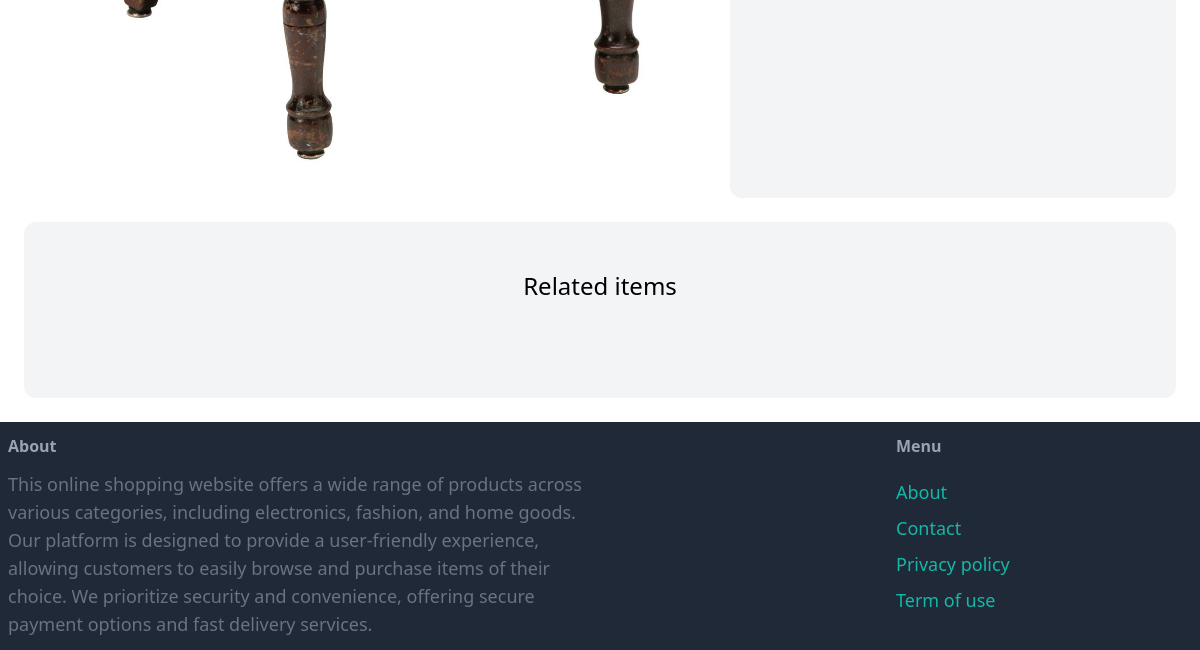
The page /items/5/ (lower part) on the database as committed earlier.
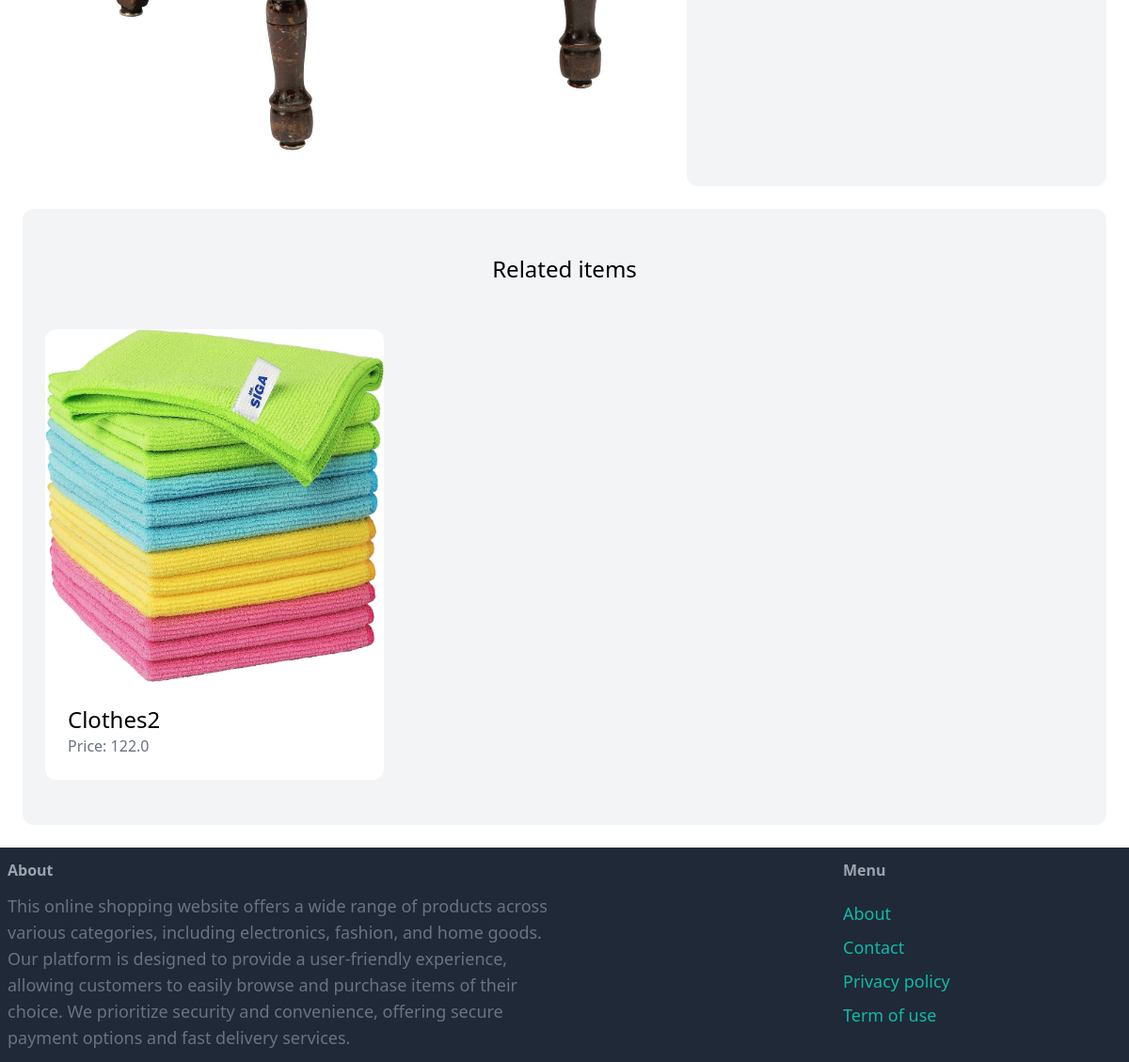
The same page on the database as committed later.
### item/models.py (models this page shows, shortened)
class Item(models.Model):
    category = models.ForeignKey(Category, related_name='items', on_delete=models.CASCADE)
    name = models.CharField(max_length=255)
    description = models.TextField(blank=True, null=True)
    price = models.FloatField()
    image = models.ImageField(upload_to='item_imgaes', blank=True, null=True)
    is_sold = models.BooleanField(default = False)
    created_by = models.ForeignKey(User, related_name ='item', on_delete=models.CASCADE)
    created_at =  models.DateTimeField(auto_now_add=True)

### item/views.py (the view)
# urls.py: path('<int:pk>/', views.detail, name='detail'),
def detail(request, pk):
    item = get_object_or_404(Item, pk=pk)
    related_items = Item.objects.filter(category=item.category, is_sold=False).exclude(pk=pk)[0:3]
    return render(request, 'item/detail.html', {
        'item': item,
        'related_items': related_items
    })

### item/templates/item/detail.html (shortened to what this page needs)
{% extends 'core/base.html' %}
{% block content %}
<div class="grid grid-cols-5 gap-6">
    <div class="col-span-3">
        <img src="{{ item.image.url }}" class="rounded-xl">
    </div>
    <div class="col-span-2 p-6 bg-gray-100 rounded-xl">
    </div>
</div>
<div class="mt-6 px-6 py-12 bg-gray-100 rounded-xl">
    <h2 class="mb-12 text-2xl text-center">Related items</h2>
    <div class="grid grid-cols-3 gap-3">
        {% for item in related_items %}
            <div>
                <a href="{% url 'item:detail' item.id %}">
                    <div>
                        <img src="{{ item.image.url }}" class="rounded-t-xl">
                    </div>
                    <div class="p-6 bg-white rounded-b-xl">
                        <h2 class="text-2xl">{{ item.name }}</h2>
                        <p class="text-gray-500">Price: {{ item.price }}</p>
                    </div>
                </a>
            </div>
        {% endfor %}
    </div>
</div>
{% endblock %}

### core/templates/core/base.html (shortened to what this page needs)
<!doctype html>
<html>
    <head>
        <script src="https://cdn.tailwindcss.com"></script>
    </head>
    <body>
        <div class="px-6 py-6">
            {% block content %}
            {% endblock %}
        </div>
        <footer class="py-3 px-2 flex justify-between bg-gray-800">
            <div class="w-1/2 pr-1">
                <h3 class="mb-3 font-semibold text-gray-400">About</h3>
                <p class="text-lg text-gray-500">This online shopping website offers a wide range of products across various categories, including electronics, fashion, and home goods. Our platform is designed to provide a user-friendly experience, allowing customers to easily browse and purchase items of their choice. We prioritize security and convenience, offering secure payment options and fast delivery services. </p>
            </div>
            <div class="w-1/4">
                <h3 class="mb-5 font-semibold text-gray-400">Menu</h3>
                <ul class="space-y-2">
                    <li><a href="{% url 'core:about' %}" class="text-lg text-teal-500 hover:text-teal-700">About</a></li>
                    <li><a href="{% url 'core:contact' %}" class="text-lg text-teal-500 hover:text-teal-700">Contact</a></li>
                    <li><a href="#" class="text-lg text-teal-500 hover:text-teal-700">Privacy policy</a></li>
                    <li><a href="#" class="text-lg text-teal-500 hover:text-teal-700">Term of use</a></li>
                </ul>
            </div>
        </footer>
    </body>
</html>

### core/templates/core/base.html (style rules this page uses)
body { min-height: 100vh; }
body { min-height: 400px; margin-bottom: 100px; clear: both; }
footer { position: relative; }

Rows that differ between the two databases and show on the page:
added Item: image (picture), name "Clothes2", price "122.0"
